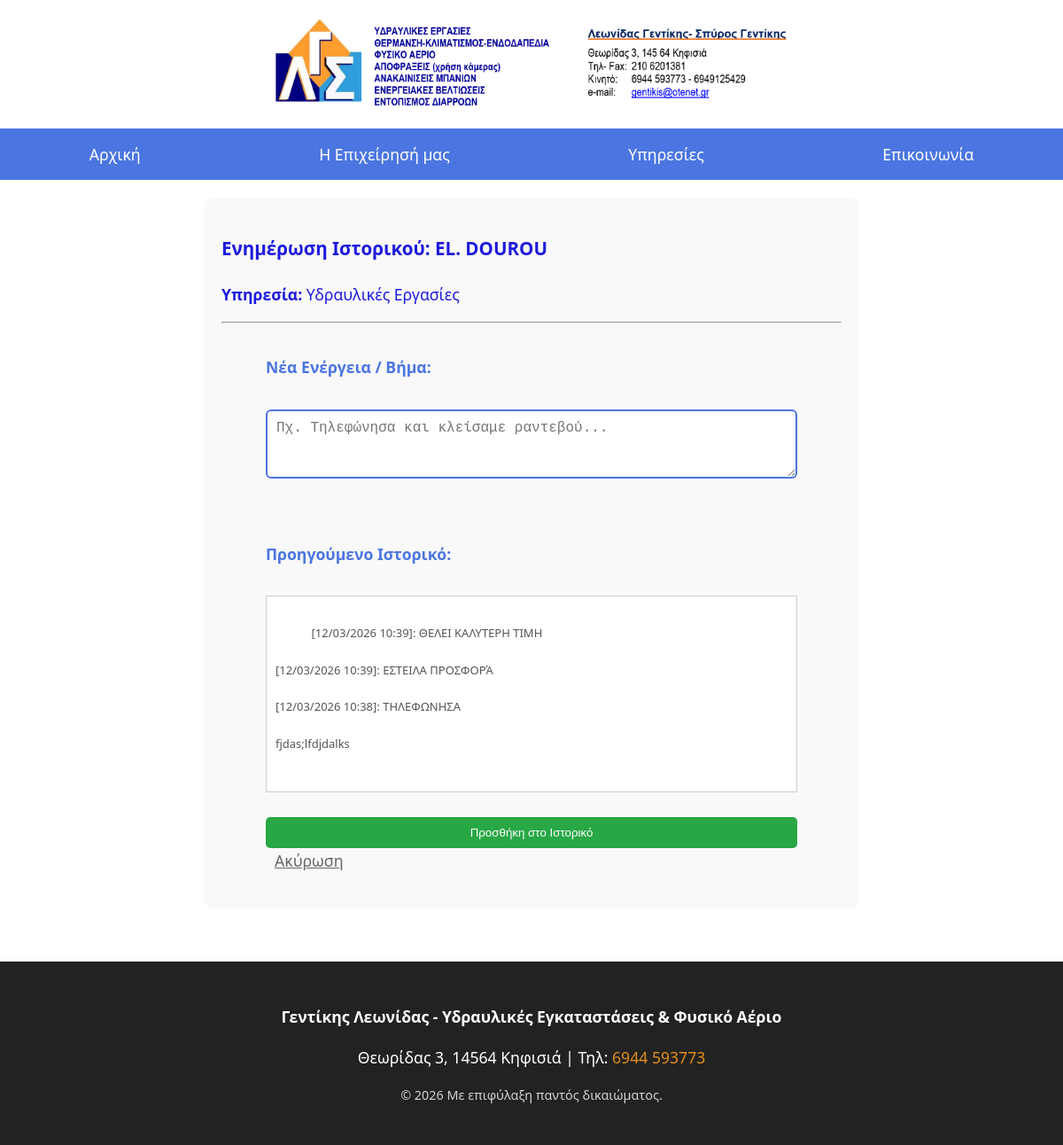
Screenshot of /admin/edit/1 with the database file from the repository.
### tables this page shows
CREATE TABLE leads (
            id INTEGER PRIMARY KEY AUTOINCREMENT,
            name TEXT NOT NULL,
            email TEXT NOT NULL,
            phone TEXT,
            service TEXT,
            message TEXT,
            notes TEXT DEFAULT '', -- Για τις ενέργειες του διαχειριστή
            timestamp DATETIME DEFAULT CURRENT_TIMESTAMP
        );

### app.py (the view, shortened to what this page needs)
@app.route('/admin/edit/<int:id>', methods=['GET', 'POST'])
def edit_lead(id):
    conn = sqlite3.connect('database.db')
    cursor = conn.cursor()
    cursor.execute('SELECT * FROM leads WHERE id = ?', (id,))
    lead = cursor.fetchone()
    conn.close()
    return render_template('edit_lead.html', lead=lead)

### templates/edit_lead.html (shortened to what this page needs)
{% extends "base.html" %}
{% block content %}
<div style="padding: 20px; max-width: 700px; margin: auto; background: #f9f9f9; border-radius: 10px;">
    <h3>Ενημέρωση Ιστορικού: {{ lead[1] }}</h3>
    <p><strong>Υπηρεσία:</strong> {{ lead[4] }}</p>
    <hr>
    <form method="POST">
        <label><strong>Νέα Ενέργεια / Βήμα:</strong></label><br>
        <textarea name="new_note" rows="3" style="width: 100%; padding: 10px; border: 2px solid #4b75e0;" placeholder="Πχ. Τηλεφώνησα και κλείσαμε ραντεβού..."></textarea>
        <br><br>
        <label><strong>Προηγούμενο Ιστορικό:</strong></label><br>
        <div style="background: white; padding: 10px; border: 1px solid #ccc; height: 200px; overflow-y: scroll; white-space: pre-wrap; font-size: small; color: #555;">
            {{ lead[6] if lead[6] else 'Δεν υπάρχει ιστορικό.' }}
        </div>
        <br>
        <button type="submit" style="background-color: #28a745; color: white; padding: 10px 20px; border: none; cursor: pointer; border-radius: 5px;">
            Προσθήκη στο Ιστορικό
        </button>
        <a href="{{ url_for('admin_dashboard') }}" style="margin-left: 10px; color: #666;">Ακύρωση</a>
    </form>
</div>
{% endblock %}

### static/style1.css (style rules this page uses)
:root { --primary-color: #4b75e0; --secondary-color: #e38d1c; --text-dark: #1d1add; --bg-light: #f4f4f4; }
body { font-family: 'Segoe UI', Tahoma, Geneva, Verdana, sans-serif; font-size: 1.1rem; color: var(--text-dark); margin: 0; padding: 0; line-height: 1.6; }
form { display: flex; flex-direction: column; width: 100%; max-width: 600px; margin: 20px auto; }
form label { display: block; margin: 15px 0 5px 0; font-weight: bold; color: var(--primary-color); }
form input, form textarea { width: 100%; padding: 12px; border: 1px solid #ccc; border-radius: 6px; font-size: 1rem; box-sizing: border-box; }

### rows the page displays
leads: name "EL. DOUROU", service "Υδραυλικές Εργασίες", notes "[12/03/2026 10:39]: ΘΕΛΕΙ ΚΑΛΥΤΕΡΗ ΤΙΜΗ [12/03/2026 10:39]: ΕΣΤΕΙΛΑ ΠΡΟΣΦΟΡΆ [12/03/2026 10:38]: ΤΗΛΕΦΩΝΗΣΑ fjdas;lfdjdalks"
